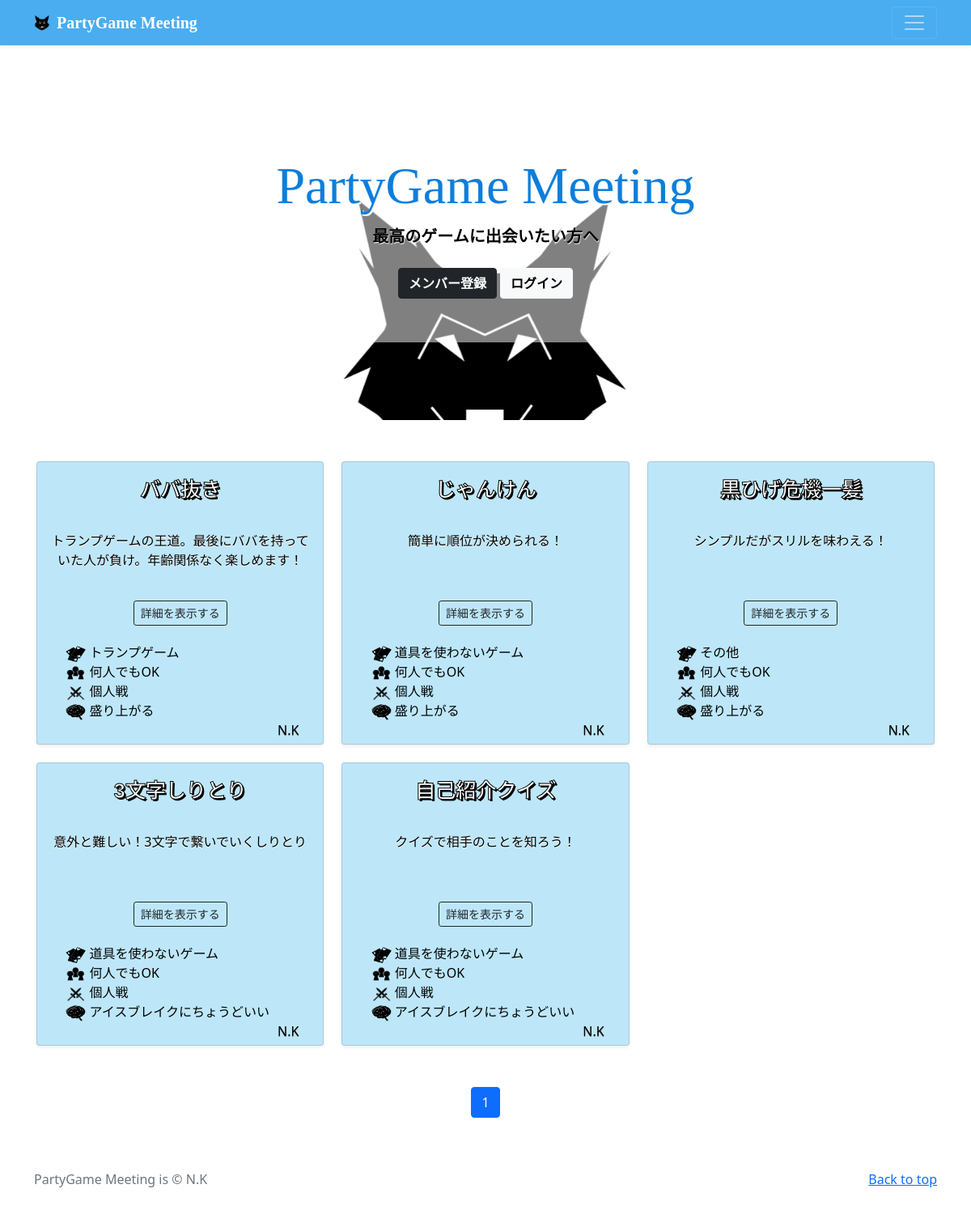
/partygame/category2/9, run on the app's committed database.
### partygame/models.py (models this page shows, shortened)
class PartygamePost(models.Model):
    user = models.ForeignKey(
        CustomUser,
        verbose_name='ユーザー',
        on_delete=models.CASCADE
    )
    category = models.ForeignKey(
        Category,
        verbose_name='カテゴリ',
        on_delete=models.PROTECT
    )
    category2 = models.ForeignKey(
        Category2,
        verbose_name='カテゴリ2',
        on_delete=models.PROTECT
    )
    category3 = models.ForeignKey(
        Category3,
        verbose_name='カテゴリ3',
        on_delete=models.PROTECT
    )
    category4 = models.ForeignKey(
        Category4,
        verbose_name='カテゴリ4',
        on_delete=models.PROTECT
    )
    title = models.CharField(
        verbose_name='タイトル',
        max_length=20
    )
    subtitle = models.CharField(
        verbose_name='サブタイトル',
        max_length=50
    )
    item = models.TextField(
        verbose_name='ゲームに必要なアイテム'
    )
    preparation = models.TextField(
        verbose_name='開始前の準備'
    )
    wincondition = models.CharField(
        verbose_name='勝利条件を一言で',
        max_length=100
    )
    detail = models.TextField(
        verbose_name='詳細説明'
    )
    posted_at = models.DateTimeField(
        verbose_name='投稿日時',
        auto_now_add=True
    )

class Category(models.Model):
    title = models.CharField(
        verbose_name='カテゴリ',    # フィールドのタイトル
        max_length=20
    )

class Category2(models.Model):
    title = models.CharField(
        verbose_name='カテゴリ',    # フィールドのタイトル
        max_length=20
    )

class Category3(models.Model):
    title = models.CharField(
        verbose_name='カテゴリ',    # フィールドのタイトル
        max_length=20
    )

class Category4(models.Model):
    title = models.CharField(
        verbose_name='カテゴリ',    # フィールドのタイトル
        max_length=20
    )

### accounts/models.py (models this page shows)
class CustomUser(AbstractUser):
    pass

### partygame/views.py (the view)
# urls.py: path('partygame/category2/<int:category2>', views.Category2View.as_view(), name='partygame_category2'),
class Category2View(ListView):
    template_name = 'index.html'
    paginate_by = 9
    def get_queryset(self):
        category2_id = self.kwargs['category2']
        categories2 = PartygamePost.objects.filter(category2=category2_id).order_by('posted_at')
        return categories2

### partygame/templates/index.html (shortened to what this page needs)
{% extends 'base.html' %}
{% block contents %}
    {% include "partygame_title.html" %}
    {% include "partygame_list.html" %}
    {% include "pagination.html" %}
{% endblock %}

### partygame/templates/partygame_list.html (shortened to what this page needs)
{% load static %}
  <div class="album py-5 bg-white">
    <div class="container">
      <div class="row row-cols-1 row-cols-sm-2 row-cols-md-3 g-3">
        {% for record in object_list %}
          <div class="col">
              <div class="">
                <div class="card shadow-sm bg-blue container-margin-all list-size">
                  <div class="list-title text-center-center" ><text class="list-title-text">{{ record.title }}</text></div>
                  <div class="card-body list-subtitle-container container-column">
                    <div class="list-subtitle"><p class="card-text">{{ record.subtitle }}</p></div>
                    <div class="d-flex align-items-center detail-button">
                        <button type="button" class="btn btn-sm btn-outline-dark" onclick="location.href='{% url 'partygame:partygame_detail' record.pk %}'">詳細を表示する</button>
                    </div>
                  </div>
                  <div class="container-row list-tag-container">
                    <div class="none-space"></div>
                    <div class="container-column">
                      <a href="{% url 'partygame:partygame_category' category=record.category.id %}" style="text-decoration:none" class="text-black">
                        <img src={% static 'img/card_black.png' %} width="25" height="20" class="">
                        {{ record.category.title }}
                      </a>
                      <a href="{% url 'partygame:partygame_category2' category2=record.category2.id %}" style="text-decoration:none" class="text-black">
                        <img src={% static 'img/people_black.png' %} width="25" height="20"class="">
                        {{ record.category2.title }}
                      </a>
                      <a href="{% url 'partygame:partygame_category3' category3=record.category3.id %}" style="text-decoration:none" class="text-black">
                        <img src={% static 'img/vsken.png' %} width="25" height="20" class="">
                        {{ record.category3.title }}
                      </a>
                      <a href="{% url 'partygame:partygame_category4' category4=record.category4.id %}" style="text-decoration:none" class="text-black">
                        <img src={% static 'img/nomiso_black.png' %} width="25" height="20" class="">
                        {{ record.category4.title }}
                      </a>
                    </div>
                  </div>
                  <div class="username-container">
                    <a href="{% url 'partygame:user_list' user=record.user.id %}" style="text-decoration:none">
                      <small class="text-black" style="font-size:16px">{{ record.user.username }}</small>
                    </a>
                  </div>
                </div>
            </div>
          </div>
        {% endfor %}
      </div>
    </div>
  </div>

### static/css/main.css (style rules this page uses)
.text-black { color: black; }
.bg-blue { background-color: rgba(38, 175, 234, 0.3); }
.container-column { display: flex; flex-direction: column; }
.container-row { display: flex; flex-direction: row; }
.none-space { width: 10%; }
.container-margin-all { margin-top: 3px; margin-bottom: 3px; margin-right: 3px; margin-left: 3px; }
.text-center-center { display: flex; justify-content: center; align-items: center; }
.list-size { height:350px; }
.list-title { height: 20%; text-align: center; }
.list-title-text { color: rgb(255, 255, 255); font-size: 25px; font-weight: bold; -webkit-text-stroke: 1px #000; text-shadow: 2px 2px black; font-family: "Meiryo UI", "Hiragino Sans", "Yu Gothic UI", "MS PGothic", "Hiragino Kaku Gothic ProN", sans-serif; font-weight: bolder; }
.list-subtitle-container { height: 30%; }
.list-subtitle { height: 100px; font-size: 16px; font-weight: 500; color:black; text-shadow: 0px 0.5px white; text-align: center; }
.detail-button { height: 50px; display: flex; justify-content: center; }
.list-tag-container { height: auto; }
.username-container { text-align: right; margin-right: 30px; margin-bottom: 5px; text-shadow: 0px 1px grey; height: auto; }

### data on the page
PartygamePost: title "ババ抜き", subtitle "トランプゲームの王道。最後にババを持っていた人が負け。年齢関係なく楽しめます！", category "トランプゲーム", category2 "何人でもOK", category3 "個人戦", category4 "盛り上がる", user.username "N.K"
PartygamePost: title "じゃんけん", subtitle "簡単に順位が決められる！", category "道具を使わないゲーム", category2 "何人でもOK", category3 "個人戦", category4 "盛り上がる", user.username "N.K"
PartygamePost: title "黒ひげ危機一髪", subtitle "シンプルだがスリルを味わえる！", category "その他", category2 "何人でもOK", category3 "個人戦", category4 "盛り上がる", user.username "N.K"
PartygamePost: title "3文字しりとり", subtitle "意外と難しい！3文字で繋いでいくしりとり", category "道具を使わないゲーム", category2 "何人でもOK", category3 "個人戦", category4 "アイスブレイクにちょうどいい", user.username "N.K"
PartygamePost: title "自己紹介クイズ", subtitle "クイズで相手のことを知ろう！", category "道具を使わないゲーム", category2 "何人でもOK", category3 "個人戦", category4 "アイスブレイクにちょうどいい", user.username "N.K"

### other printed values
{{ num }} "1"
